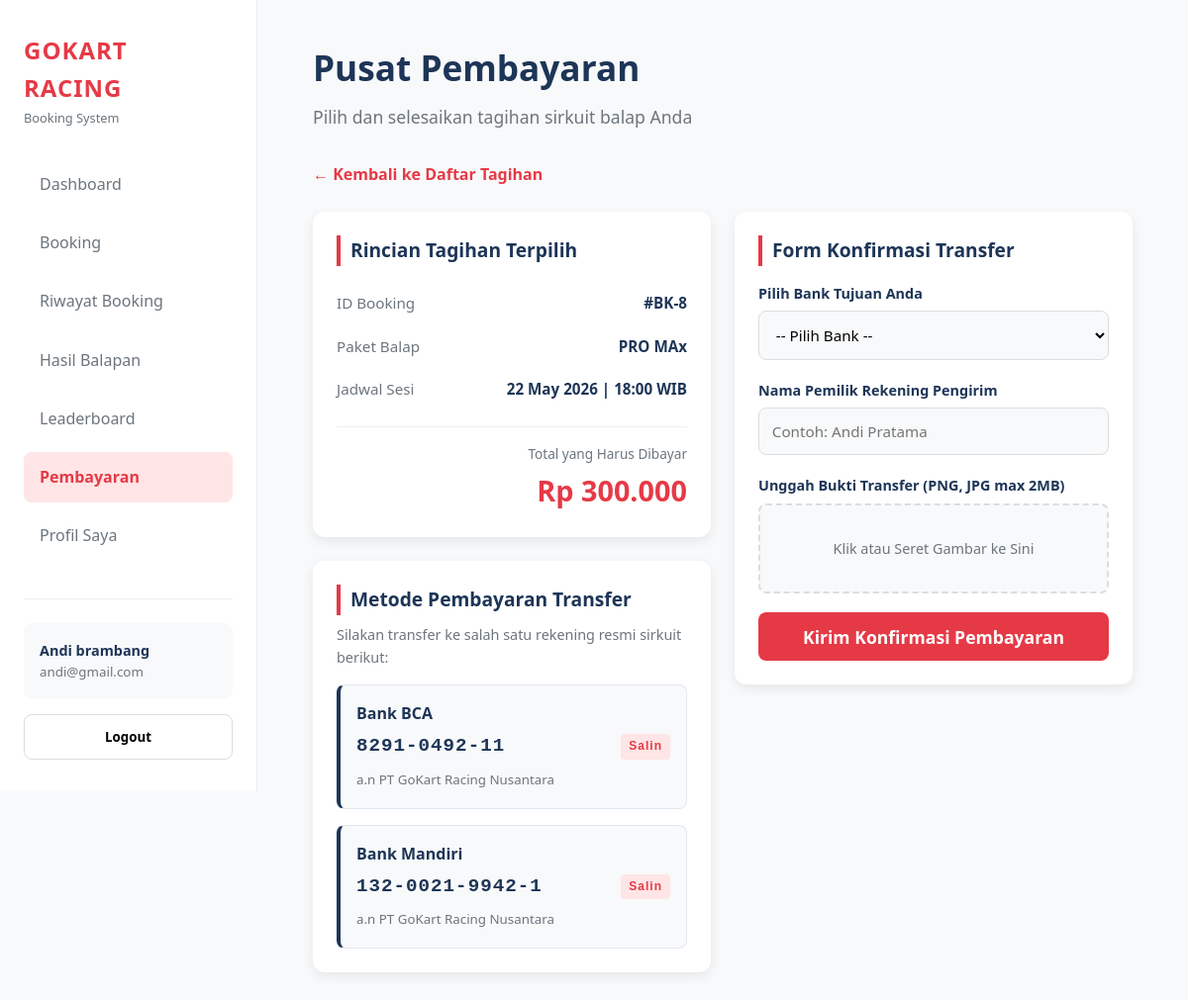
Page /pembayaran/pembayaran.php?id=8 (signed in) on the committed database.
### tables this page shows
CREATE TABLE `users` (
  `id` int(11) NOT NULL,
  `nama_lengkap` varchar(100) NOT NULL,
  `nomor_hp` varchar(20) NOT NULL,
  `email` varchar(100) NOT NULL,
  `password` varchar(255) NOT NULL,
  `role` enum('admin','user') DEFAULT 'user',
  `created_at` timestamp NOT NULL DEFAULT current_timestamp(),
  `total_bermain` int(11) DEFAULT 0,
  `best_time` decimal(5,3) DEFAULT 99.999,
  `booking_aktif` int(11) DEFAULT 0
);

CREATE TABLE `booking` (
  `id` int(11) NOT NULL,
  `user_id` int(11) DEFAULT NULL,
  `paket_id` int(11) DEFAULT NULL,
  `tanggal_booking` date DEFAULT NULL,
  `jam_booking` time DEFAULT NULL,
  `jumlah_orang` int(11) DEFAULT NULL,
  `total_harga` int(11) DEFAULT NULL,
  `bukti_transfer` varchar(255) DEFAULT NULL,
  `status` enum('aktif','selesai','dibatalkan') DEFAULT 'aktif',
  `created_at` timestamp NOT NULL DEFAULT current_timestamp()
);

CREATE TABLE `paket_bermain` (
  `id` int(11) NOT NULL,
  `nama_paket` varchar(100) DEFAULT NULL,
  `deskripsi` varchar(255) DEFAULT NULL,
  `durasi_menit` int(11) DEFAULT NULL,
  `maksimal_orang` int(11) DEFAULT NULL,
  `harga` int(11) DEFAULT NULL
);

### pembayaran/pembayaran.php (the view, shortened to what this page needs)
<?php
require '../koneksi.php';
$user_id = $_SESSION['id_user'];
$user_query = mysqli_query($koneksi, "SELECT * FROM users WHERE id = '$user_id'");
$user_logged = mysqli_fetch_assoc($user_query);
$all_bookings_query = mysqli_query($koneksi, "
    SELECT b.*, p.nama_paket
    FROM booking b
    INNER JOIN paket_bermain p ON b.paket_id = p.id
    WHERE b.user_id = '$user_id' AND b.status = 'aktif'
    ORDER BY b.created_at DESC
");
$selected_id = isset($_GET['id']) ? intval($_GET['id']) : 0;
$data_booking = null;
if ($selected_id > 0) {
    $single_query = mysqli_query($koneksi, "
        SELECT b.*, p.nama_paket
        FROM booking b
        INNER JOIN paket_bermain p ON b.paket_id = p.id
        WHERE b.id = '$selected_id' AND b.user_id = '$user_id' AND b.status = 'aktif'
    ");
    $data_booking = mysqli_fetch_assoc($single_query);
}
?>
<!DOCTYPE html>
<html lang="id">
<head>
    <link rel="stylesheet" href="style.css">
</head>
<body>
    <div class="container">
        <aside class="sidebar">
            <div class="sidebar-top">
                <div class="brand">
                    <h2>GoKart Racing</h2>
                    <p>Booking System</p>
                </div>
                <ul class="nav-menu">
                    <li><a href="../dashboard/dashboard.php" class="nav-link"><span>Dashboard</span></a></li>
                    <li><a href="../booking/booking.php" class="nav-link"><span>Booking</span></a></li>
                    <li><a href="../riwayat booking/riwayat.php" class="nav-link"><span>Riwayat Booking</span></a></li>
                    <li><a href="../hasil_balapan/hasil_balapan.php" class="nav-link"><span>Hasil Balapan</span></a></li>
                    <li><a href="../leaderboard/leaderboard.php" class="nav-link"><span>Leaderboard</span></a></li>
                    <li><a href="pembayaran.php" class="nav-link active"><span>Pembayaran</span></a></li>
                    <li><a href="../Profil/profil.php" class="nav-link"><span>Profil Saya</span></a></li>
                </ul>
            </div>
            <div class="sidebar-bottom">
                <div class="sidebar-user">
                    <p><strong><?= htmlspecialchars($user_logged['nama_lengkap']); ?></strong></p>
                    <small><?= htmlspecialchars($user_logged['email']); ?></small>
                </div>
                <button class="logout-btn" onclick="if(confirm('Apakah Anda yakin ingin keluar dari sistem GoKart Racing?')) window.location.href='../logout.php'">
                    <span>Logout</span>
                </button>
            </div>
        </aside>
        <main class="main">
            <header class="header">
                <h1>Pusat Pembayaran</h1>
                <p>Pilih dan selesaikan tagihan sirkuit balap Anda</p>
            </header>
            <?php if (mysqli_num_rows($all_bookings_query) > 0): ?>
                <?php if (!$data_booking): ?>
                    <section class="card">
                        <h3 style="border-left: 4px solid var(--primary); padding-left: 10px; margin-bottom: 0.5rem; color: var(--dark);">Daftar Tagihan Menunggu Pembayaran</h3>
                        <p style="color: var(--gray); font-size: 0.9rem; margin-bottom: 1.5rem;">Klik tombol "Bayar Sekarang" pada transaksi yang ingin Anda lunasi:</p>
                        <div style="overflow-x: auto;">
                            <table class="bill-list-table" style="width: 100%; border-collapse: collapse;">
                                <thead>
                                    <tr>
                                        <th>ID Booking</th>
                                        <th>Paket</th>
                                        <th>Jadwal Sesi</th>
                                        <th>Total Tagihan</th>
                                        <th style="text-align: center;">Status Berkas</th>
                                        <th style="text-align: center;">Aksi</th>
                                    </tr>
                                </thead>
                                <tbody>
                                    <?php while ($bill = mysqli_fetch_assoc($all_bookings_query)): ?>
                                    <tr>
                                        <td><strong>#BK-<?= $bill['id']; ?></strong></td>
                                        <td><?= htmlspecialchars($bill['nama_paket']); ?></td>
                                        <td><?= date('d M Y', strtotime($bill['tanggal_booking'])); ?> (<?= date('H:i', strtotime($bill['jam_booking'])); ?>)</td>
                                        <td style="font-weight: bold; color: var(--primary);">Rp <?= number_format($bill['total_harga'], 0, ',', '.'); ?></td>
                                        <td style="text-align: center;">
                                            <?php if(empty($bill['bukti_transfer'])): ?>
                                                <small style="color: var(--gray); font-style: italic;">Belum Upload</small>
                                            <?php else: ?>
                                                <small style="color: #856404; font-weight: bold; background: #fff3cd; padding: 2px 6px; border-radius: 4px;">Menunggu Konfirmasi Admin</small>
                                            <?php endif; ?>
                                        </td>
                                        <td style="text-align: center;">
                                            <a href="pembayaran.php?id=<?= $bill['id']; ?>" class="pay-btn" style="padding: 0.5rem 1rem; font-size: 0.85rem; display: inline-block; width: auto;">
                                                <?= empty($bill['bukti_transfer']) ? 'Bayar Sekarang' : 'Detail / Ubah Bukti' ?>
                                            </a>
                                        </td>
                                    </tr>
                                    <?php endwhile; ?>
                                </tbody>
                            </table>
                        </div>
                    </section>
                <?php else: ?>
                    <div style="margin-bottom: 1.5rem;">
                        <a href="pembayaran.php" style="color: var(--primary); text-decoration: none; font-weight: bold; display: inline-block;">← Kembali ke Daftar Tagihan</a>
                    </div>
                    <div class="payment-grid">
                        <div class="payment-info-section">
                            <section class="card" style="margin-bottom: 1.5rem;">
                                <h3 style="border-left: 4px solid var(--primary); padding-left: 10px; margin-bottom: 1rem; color: var(--dark);">Rincian Tagihan Terpilih</h3>
                                <div class="bill-row">
                                    <span>ID Booking</span>
                                    <strong>#BK-<?= $data_booking['id']; ?></strong>
                                </div>
                                <div class="bill-row">
                                    <span>Paket Balap</span>
                                    <strong><?= htmlspecialchars($data_booking['nama_paket']); ?></strong>
                                </div>
                                <div class="bill-row">
                                    <span>Jadwal Sesi</span>
                                    <strong><?= date('d M Y', strtotime($data_booking['tanggal_booking'])); ?> | <?= date('H:i', strtotime($data_booking['jam_booking'])); ?> WIB</strong>
                                </div>
                                <hr>
                                <div class="bill-total">
                                    <p style="color: var(--gray); font-size: 0.85rem;">Total yang Harus Dibayar</p>
                                    <h2>Rp <?= number_format($data_booking['total_harga'], 0, ',', '.'); ?></h2>
                                </div>
                            </section>
                            <section class="card">
                                <h3 style="border-left: 4px solid var(--primary); padding-left: 10px; margin-bottom: 0.5rem; color: var(--dark);">Metode Pembayaran Transfer</h3>
                                <p style="color: var(--gray); font-size: 0.9rem; margin-bottom: 1rem;">Silakan transfer ke salah satu rekening resmi sirkuit berikut:</p>
                                <div class="bank-item">
                                    <strong>Bank BCA</strong>
                                    <p class="account-number">8291-0492-11 <span class="copy-badge" onclick="copyText('8291049211')">Salin</span></p>
                                    <small style="color: var(--gray);">a.n PT GoKart Racing Nusantara</small>
                                </div>
                                <div class="bank-item" style="margin-top: 1rem;">
                                    <strong>Bank Mandiri</strong>
                                    <p class="account-number">132-0021-9942-1 <span class="copy-badge" onclick="copyText('132002199421')">Salin</span></p>
                                    <small style="color: var(--gray);">a.n PT GoKart Racing Nusantara</small>
                                </div>
                            </section>
                        </div>
                        <div class="payment-form-section">
                            <section class="card">
                                <?php if (!empty($data_booking['bukti_transfer'])): ?>
                                    <div style="text-align: center; padding: 2rem 0;">
                                        <div class="alert alert-warning" style="font-size: 0.95rem;">
                                            🔒 <strong>Bukti Transfer Telah Terkirim.</strong><br>
                                            Sistem sedang menunggu verifikasi validasi dari data mutasi rekening bank oleh Race Director Admin. Mohon bersabar.
                                        </div>
                                        <p style="font-size: 0.85rem; color: var(--gray); margin-bottom: 1rem;">File yang Anda unggah sebelumnya:</p>
                                        <img src="uploads/<?= $data_booking['bukti_transfer']; ?>" style="max-width: 100%; max-height: 250px; border-radius: 8px; border: 1px solid #ddd;">
                                        <p style="margin-top: 1.5rem; font-size: 0.85rem; color: var(--gray);">Jika salah unggah file, silakan hubungi admin atau tunggu hingga admin menolak berkas ini agar form terbuka kembali.</p>
                                    </div>
                                <?php else: ?>
                                    <h3 style="border-left: 4px solid var(--primary); padding-left: 10px; margin-bottom: 1rem; color: var(--dark);">Form Konfirmasi Transfer</h3>
                                    <form action="" method="POST" enctype="multipart/form-data">
                                        <div class="form-group">
                                            <label>Pilih Bank Tujuan Anda</label>
                                            <select name="bank_tujuan" class="input-field" required>
                                                <option value="">-- Pilih Bank --</option>
                                            </select>
                                        </div>
                                        <div class="form-group">
                                            <label>Nama Pemilik Rekening Pengirim</label>
                                            <input type="text" name="nama_rekening" class="input-field" placeholder="Contoh: Andi Pratama" required>
                                        </div>
                                        <div class="form-group">
                                            <label>Unggah Bukti Transfer (PNG, JPG max 2MB)</label>
                                            <div class="upload-area" id="uploadArea">
                                                <p id="uploadText" style="color: var(--gray); font-size: 0.9rem;">Klik atau Seret Gambar ke Sini</p>
                                            </div>
                                        </div>
                                        <button type="submit" name="submit_pembayaran" class="pay-btn" style="margin-top: 1rem;">Kirim Konfirmasi Pembayaran</button>
                                    </form>
                                <?php endif; ?>
                            </section>
                        </div>
                    </div>
                <?php endif; ?>
            <?php endif; ?>
        </main>
    </div>
</body>
</html>

### rows in the picture
users: nama_lengkap "Andi brambang", email "andi@gmail.com"
booking: id "8", paket.nama_paket "PRO MAx", tanggal_booking "22 May 2026", jam_booking "18:00", total_harga "300.000"
